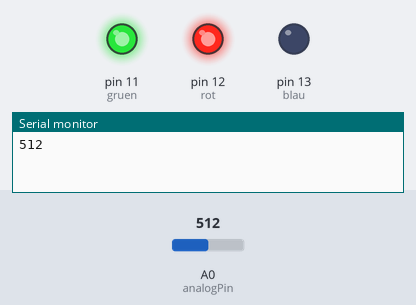
This sketch was run on a simulated Arduino Uno, built with avr-gcc and run on an emulated ATmega328P. Parts: output pins drawn as LEDs (lit = HIGH), the last lines printed to the serial monitor. Dashed ring = blinking. The inputs (shaded band) are chosen by the test bench; at power-on: A0 (analogPin) = 512.

Above: at 2.8 s.
2.9 s: A0 (analogPin) set to 33
At 5.2 s:
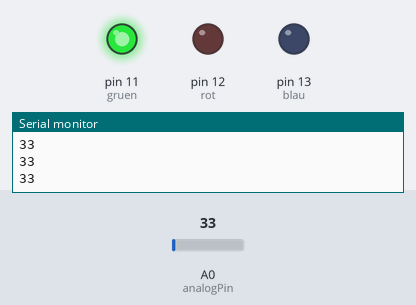
5.6 s: A0 (analogPin) set to 52
At 7.3 s:
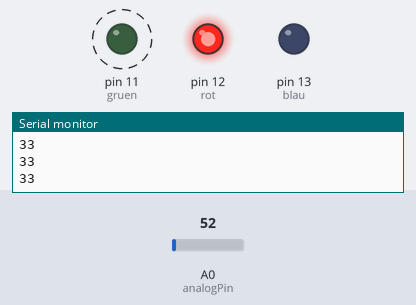
11.6 s: A0 (analogPin) set to 32
At 12.4 s:
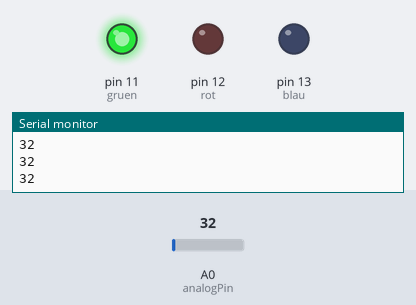
14.3 s: A0 (analogPin) set to 53
At 17.1 s:
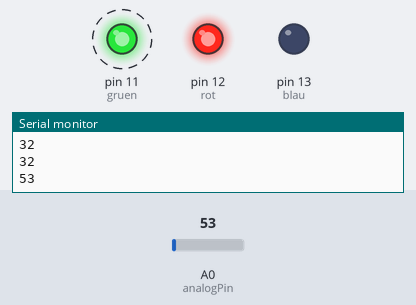
Timing chart, 0 to 21.3 s (numbered marks = the images above; inputs shaded):
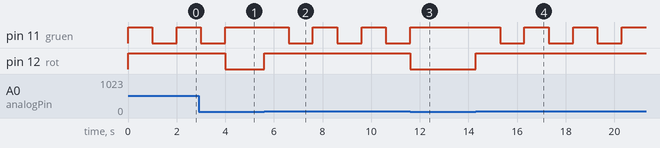

Measured:
- after the input at 2.9 s, pin 11 (gruen): goes on until 4.0 s, then stays HIGH; pin 12 (rot): HIGH → LOW after 1.1 s
- after the input at 5.6 s, pin 11 (gruen): alternates HIGH for 1.0 s and LOW for 1.0 s, starting after 1.0 s; pin 12 (rot): LOW → HIGH at once
- after the input at 11.6 s, pin 11 (gruen): goes on until 11.6 s, then stays HIGH; pin 12 (rot): HIGH → LOW at once
- after the input at 14.3 s, pin 11 (gruen): alternates HIGH for 1.0 s and LOW for 1.0 s, starting after 1.0 s; pin 12 (rot): LOW → HIGH at once

The sketch:

MICROPHONE.ino
```cpp
// Configuration of the pins
int analogPin = A0;
int digitalPin = 2;
int sensorValue = 0;
int rot = 12;
int blau = 13;
int gruen = 11;

void setup ()
{
  // write the correct pinMode
  pinMode(digitalPin, INPUT);
  pinMode(rot, OUTPUT);
  pinMode(gruen, OUTPUT);
  pinMode(blau, OUTPUT);

  Serial.begin (9600);
}

void loop ()
{
  // read the analogPin to check the current value of the microfon
  sensorValue = analogRead (analogPin);

  // enable the correct Port to output the proper color
  if (sensorValue <= 42) {
    digitalWrite(gruen, HIGH);
  }
  if (sensorValue > 42) {
    digitalWrite(gruen, LOW);
    digitalWrite(gruen, HIGH);
    digitalWrite(rot, HIGH);
    delay(1000);
  }
  if (sensorValue > 43) {
    digitalWrite(gruen, LOW);
    digitalWrite(rot, HIGH);
    delay(1000);
  }
  if (sensorValue < 42) {
    digitalWrite(rot, LOW);
  }
  // output the current value of the analog Pin to the serial monitor
  Serial.println (sensorValue, DEC);
}
```
